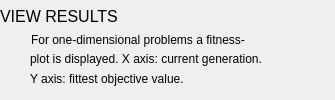
             <widget class="QFrame" name="frame_3">
              <property name="minimumSize">
               <size>
                <width>0</width>
                <height>100</height>
               </size>
              </property>
              <property name="frameShape">
               <enum>QFrame::NoFrame</enum>
              </property>
              <property name="frameShadow">
               <enum>QFrame::Plain</enum>
              </property>
              <widget class="QLabel" name="label_11">
               <property name="geometry">
                <rect>
                 <x>0</x>
                 <y>1</y>
                 <width>326</width>
                 <height>30</height>
                </rect>
               </property>
               <property name="minimumSize">
                <size>
                 <width>0</width>
                 <height>30</height>
                </size>
               </property>
               <property name="maximumSize">
                <size>
                 <width>16777215</width>
                 <height>30</height>
                </size>
               </property>
               <property name="font">
                <font>
                 <pointsize>12</pointsize>
                </font>
               </property>
               <property name="text">
                <string>VIEW RESULTS</string>
               </property>
              </widget>
              <widget class="QLabel" name="label_20">
               <property name="geometry">
                <rect>
                 <x>30</x>
                 <y>70</y>
                 <width>291</width>
                 <height>17</height>
                </rect>
               </property>
               <property name="text">
                <string>Y axis: fittest objective value.</string>
               </property>
              </widget>
              <widget class="QLabel" name="label_18">
               <property name="geometry">
                <rect>
                 <x>31</x>
                 <y>31</y>
                 <width>281</width>
                 <height>17</height>
                </rect>
               </property>
               <property name="text">
                <string>For one-dimensional problems a fitness-</string>
               </property>
              </widget>
              <widget class="QLabel" name="label_19">
               <property name="geometry">
                <rect>
                 <x>30</x>
                 <y>50</y>
                 <width>291</width>
                 <height>17</height>
                </rect>
               </property>
               <property name="text">
                <string>plot is displayed. X axis: current generation. </string>
               </property>
              </widget>
             </widget>
